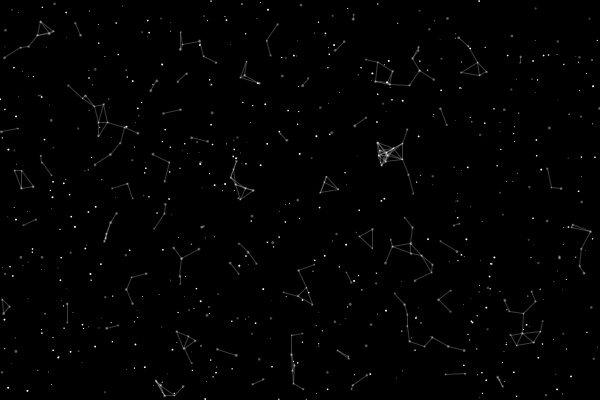
Frame 1 (no input)
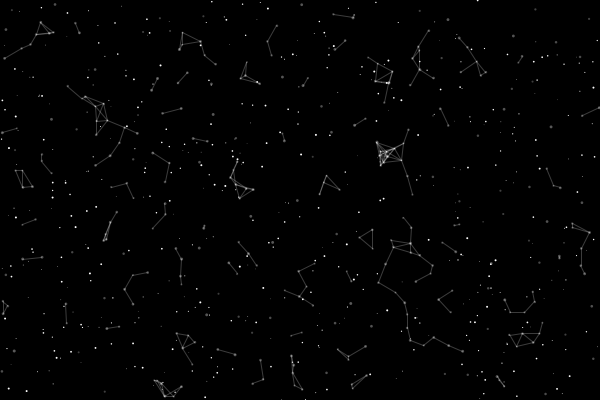
Frame 60 (the mouse pressed at the canvas centre just before this capture)
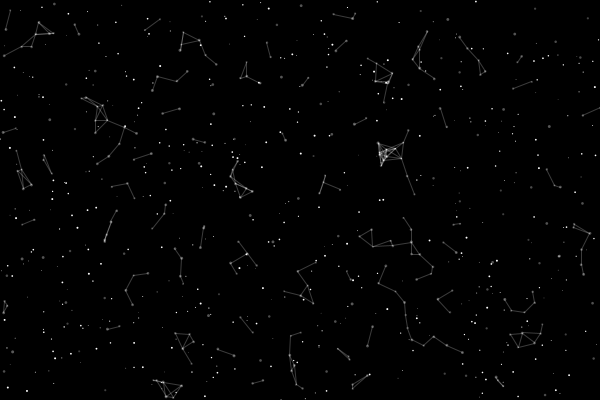
Frame 120 (the mouse held since frame 60 and released just before this capture)

The Processing sketch that drew these frames (run headless with seeded random() and noise(); from frame 60 on, the mouse is pressed at the canvas centre):

// Processing sketch: processing_128943
// ── processing_128943.pde

ArrayList<Stars> poop = new ArrayList();

void setup() {
  size(600, 400);
  for (int i=0;i<800;i++) {
    Stars s = new Stars();
    poop.add(s);
  }
}

void draw() {
  background(0);
  for (int i=0;i<poop.size();i++) {
    Stars si = (Stars) poop.get(i);
    si.display();
    si.update();
    for (int j=i+1;j<poop.size();j++) {
      Stars sj = (Stars) poop.get(j);
      if(sj.rad>2 && si.rad>2 && dist(si.x,si.y,sj.x,sj.y)<20){
        stroke(-1,60);
        line(si.x,si.y,sj.x,sj.y);
      }
    }
  }
}

class Stars {
  float rad, x, y;
  Stars() {
    rad = random(0.5, 3);
    x = random(0, width);
    y = random(0, height);
  }

  void display() {
    noStroke();
    if(rad<2) fill(-1);
    else fill(-1,rad*30);
    ellipse(x, y, rad, rad);
  }

  void update() {
    y = y + random(-0.2, 0.2);
    x = x + random(-0.2, 0.2);
  }
}
